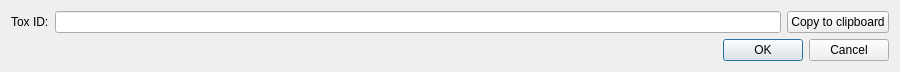
<?xml version="1.0" encoding="UTF-8"?>
<ui version="4.0">
 <class>ShowToxIdDialog</class>
 <widget class="QDialog" name="ShowToxIdDialog">
  <property name="geometry">
   <rect>
    <x>0</x>
    <y>0</y>
    <width>900</width>
    <height>70</height>
   </rect>
  </property>
  <property name="windowTitle">
   <string>Tox ID</string>
  </property>
  <layout class="QFormLayout" name="formLayout">
   <item row="0" column="0">
    <widget class="QLabel" name="label">
     <property name="text">
      <string>Tox ID:</string>
     </property>
    </widget>
   </item>
   <item row="0" column="1">
    <layout class="QHBoxLayout" name="horizontalLayout">
     <item>
      <widget class="QLineEdit" name="ToxIdEdit_">
       <property name="readOnly">
        <bool>true</bool>
       </property>
      </widget>
     </item>
     <item>
      <widget class="QPushButton" name="CopyButton_">
       <property name="text">
        <string>Copy to clipboard</string>
       </property>
      </widget>
     </item>
    </layout>
   </item>
   <item row="1" column="0" colspan="2">
    <widget class="QDialogButtonBox" name="buttonBox">
     <property name="orientation">
      <enum>Qt::Horizontal</enum>
     </property>
     <property name="standardButtons">
      <set>QDialogButtonBox::Cancel|QDialogButtonBox::Ok</set>
     </property>
    </widget>
   </item>
  </layout>
 </widget>
 <resources/>
 <connections>
  <connection>
   <sender>buttonBox</sender>
   <signal>accepted()</signal>
   <receiver>ShowToxIdDialog</receiver>
   <slot>accept()</slot>
   <hints>
    <hint type="sourcelabel">
     <x>248</x>
     <y>254</y>
    </hint>
    <hint type="destinationlabel">
     <x>157</x>
     <y>274</y>
    </hint>
   </hints>
  </connection>
  <connection>
   <sender>buttonBox</sender>
   <signal>rejected()</signal>
   <receiver>ShowToxIdDialog</receiver>
   <slot>reject()</slot>
   <hints>
    <hint type="sourcelabel">
     <x>316</x>
     <y>260</y>
    </hint>
    <hint type="destinationlabel">
     <x>286</x>
     <y>274</y>
    </hint>
   </hints>
  </connection>
 </connections>
</ui>
